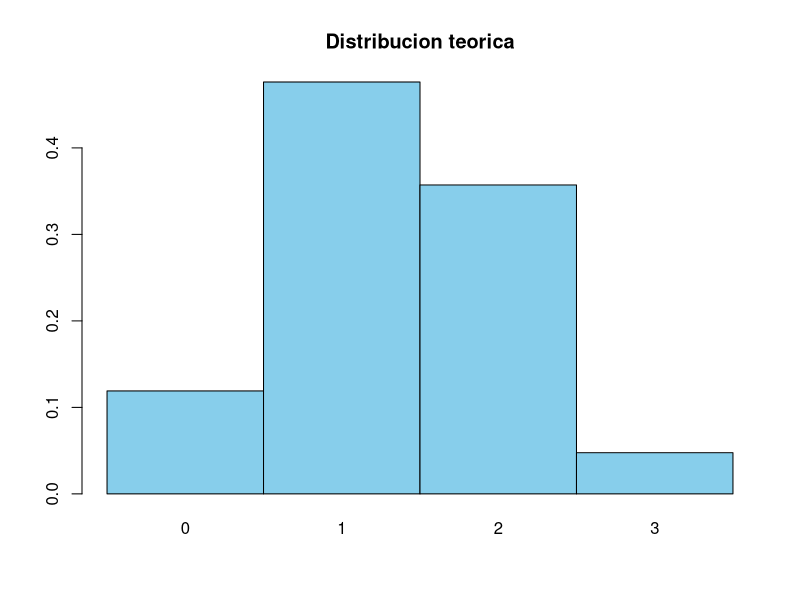

The R source for this figure:
########################DISTRIBUCION HIPERGEOMETRICA############################
set.seed(1234)
adisc <- function(n, val, pr){
  if(length(val) == length(pr)){
    replicate(n, {
      u <- runif(1)
      Fx <- c(0, cumsum(pr))
      i <- min(which(u <= Fx) - 1)
      val[i]
    })
  } else{
    error("val y pr deben tener la misma longitud")
  }
}
################################################################################
a <- 0:3
fx <- c(10, 40, 30, 4) / 84
vrandom <- adisc(n = 200, val = a, pr = fx);vrandom
################################################################################
#Grafica 
barplot(fx,names.arg=0:3,space= 0,col="skyblue", main="Distribucion teorica")
################################################################################
#para esta prueba nesesitamos 
#x<- la frecuencia absolutas
#p <- probabilidades 
#nesesito las frecuencias
fabs <- table(vrandom)
################################################################################
chisq.test(x = fabs, p = fx)
#DECISION ESTADISTICA
#NO SE RECHAZA LA HIPOTESIS NULA
mean(vrandom)



